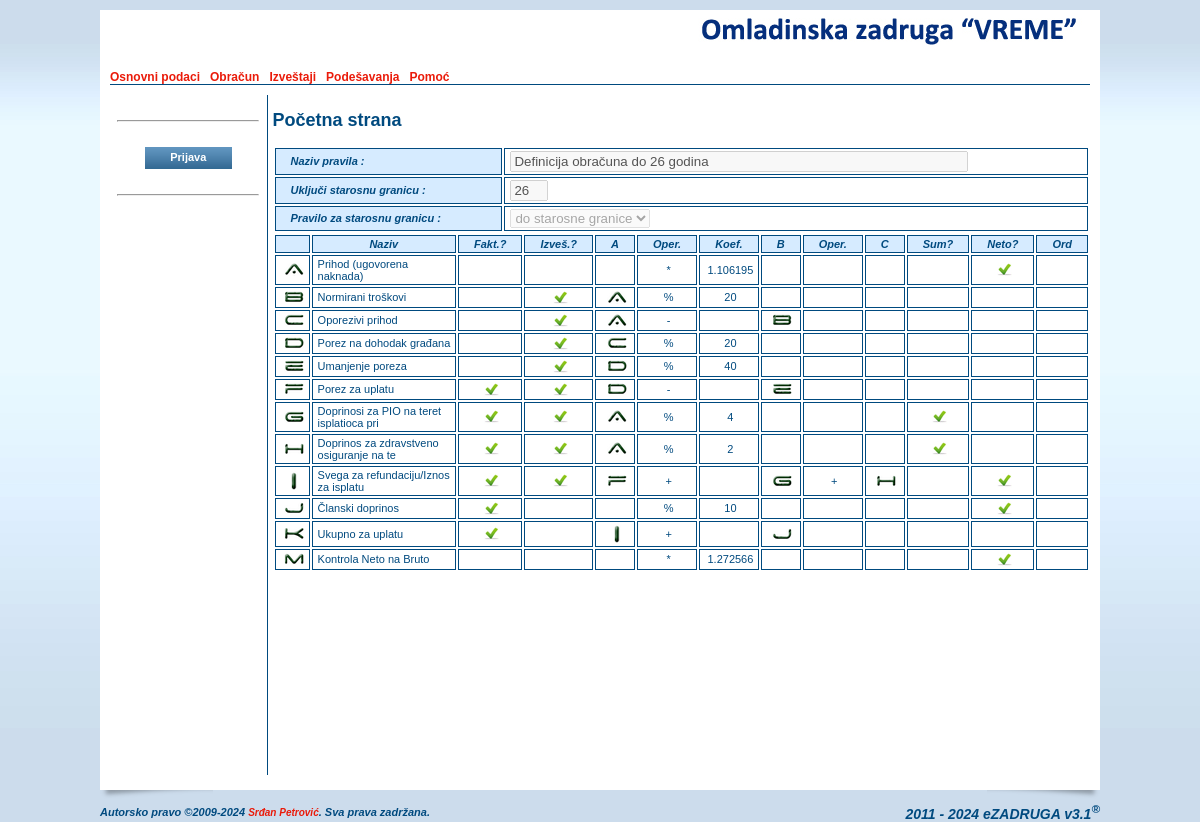
Screenshot of /parametarpregled.php?id=1 with the database file from the repository.
### tables this page shows
CREATE TABLE IF NOT EXISTS `oszcooperative` (
  `ID` smallint(6) NOT NULL AUTO_INCREMENT,
  `name` varchar(255) NOT NULL,
  `short` varchar(50) NOT NULL,
  `shortest` varchar(25) NOT NULL,
  `address` varchar(255) DEFAULT NULL,
  `IDPlace` smallint(6) DEFAULT NULL,
  `phone` varchar(20) DEFAULT NULL,
  `mobile` varchar(20) DEFAULT NULL,
  `fax` varchar(20) DEFAULT NULL,
  `email` varchar(255) DEFAULT NULL,
  `url` varchar(255) DEFAULT NULL,
  `account` varchar(255) DEFAULT NULL,
  `reference` varchar(255) NOT NULL,
  `pib` varchar(20) DEFAULT NULL,
  `idnumber` varchar(20) DEFAULT NULL,
  `activity` varchar(20) NOT NULL,
  `currentyear` varchar(4) NOT NULL,
  `contracthours` tinyint(4) NOT NULL DEFAULT '0',
  `memberhours` tinyint(4) NOT NULL DEFAULT '0',
  `headimage` varchar(255) DEFAULT NULL,
  `pdfimage` varchar(255) DEFAULT NULL,
  PRIMARY KEY (`ID`),
  KEY `name` (`name`),
  KEY `IDPlace` (`IDPlace`)
);

CREATE TABLE IF NOT EXISTS `oszmenu` (
  `ID` smallint(6) NOT NULL AUTO_INCREMENT,
  `title` varchar(70) NOT NULL,
  `link` varchar(255) NOT NULL,
  `root` smallint(6) NOT NULL DEFAULT '0',
  `sort` tinyint(4) DEFAULT NULL,
  `sub_item` tinyint(4) NOT NULL DEFAULT '-1',
  `show_admin` tinyint(4) NOT NULL DEFAULT '0',
  PRIMARY KEY (`ID`),
  KEY `title` (`title`),
  KEY `root` (`root`),
  KEY `link` (`link`)
);

CREATE TABLE IF NOT EXISTS `oszinvoicerule` (
  `ID` int(11) NOT NULL AUTO_INCREMENT,
  `name` varchar(255) NOT NULL,
  `age` tinyint(4) NOT NULL,
  `agerule` varchar(2) NOT NULL,
  PRIMARY KEY (`ID`)
);

CREATE TABLE IF NOT EXISTS `oszinvoiceruledef` (
  `ID` int(11) NOT NULL AUTO_INCREMENT,
  `IDInvoiceRule` int(11) NOT NULL,
  `name` varchar(255) NOT NULL,
  `sort` tinyint(4) NOT NULL DEFAULT '0',
  `invoice` tinyint(4) NOT NULL DEFAULT '0',
  `report` tinyint(4) NOT NULL DEFAULT '0',
  `operator` varchar(1) NOT NULL,
  `input` int(11) NOT NULL DEFAULT '0',
  `inputVal` double NOT NULL DEFAULT '0',
  `inputY` int(11) NOT NULL DEFAULT '0',
  `operatorY` varchar(1) NOT NULL,
  `inputZ` int(11) NOT NULL DEFAULT '0',
  `contributesum` tinyint(4) NOT NULL DEFAULT '0',
  `inputnet` tinyint(4) NOT NULL DEFAULT '0',
  `control` tinyint(4) NOT NULL DEFAULT '0',
  PRIMARY KEY (`ID`),
  KEY `IDInvoiceRule` (`IDInvoiceRule`)
);

### include/c_session.php (called while the page is built, shortened)
<?php
class c_Session {
  public function _getTimeScale() {
    if (isset($_SESSION['_OSZ_TimeScale']))
      return (int) $_SESSION['_OSZ_TimeScale'];
    else {
      $query = mysql_query("SELECT * FROM OSZCooperative") or die(mysql_error());
      return (int) $_SESSION['_OSZ_TimeScale'];
    }
  }
}
?>

### parametarpregled.php (the view, shortened to what this page needs)
<?php
include_once('./header.php');
$id             = 0;
$name           = '';
$age            = 0;
$agerule        = '';
if (isset($_GET["id"])) $id = (int)$_GET["id"];
if ($id > 0) {
  $query = mysql_query(sprintf("SELECT * FROM oszinvoicerule WHERE ID=%d",$id)) or die(mysql_error());
  $res = mysql_fetch_array($query);
  if (isset($res["ID"])) {
    $name     = $res["name"];
    $age      = $res["age"];
    $agerule  = $res["agerule"];
  }
}
?>
              <h2><?=$GLOBALS["sectiontitle"];?></h2>
              <form name="frmEdit" method="POST" action="./parametarunos.php">
              <table cellpadding="2" cellspacing="2" border="0" class="table_edit" width="100%">
                <tr>
                  <th>Naziv pravila : </th>
                  <td><input type="text" name="name" id="name" value="<?=$name?>" maxlength="255" style="width:450px;" disabled="disabled" /></td>
                </tr>
                <tr>
                  <th>Uključi starosnu granicu : </th>
                  <td><input type="text" name="age" id="age" value="<?=$age?>" maxlength="5" style="width:30px;" disabled="disabled" /></td>
                </tr>
                <tr>
                  <th>Pravilo za starosnu granicu : </th>
                  <td>
                    <select name="agerule" id="agerule" disabled="disabled">
<? foreach($GLOBALS["invoicerule"] as $key => $value) { $selected = ""; if ($key == $agerule) $selected = "selected"; ?>
                      <option value="<?=$key;?>" <?=$selected;?>><?=$value;?></option>
<? } ?>
                    </select>
                  </td>
                </tr>
              </table>
              </form>
<?
if ($id > 0) {
  $query = mysql_query(sprintf("SELECT * FROM oszinvoiceruledef WHERE IDInvoiceRule=%d ORDER BY sort", $id)) or die(mysql_error());
  $_Invoiceruledef = array();
  $affected = mysql_num_rows($query);
  $i = 1;
  while ($res = mysql_fetch_array($query)) {
    $_Invoiceruledef[$res["ID"]] = array (
      "name"          => $res["name"],
      "sort"          => $res["sort"],
      "invoice"       => $res["invoice"],
      "report"        => $res["report"],
      "operator"      => $res["operator"],
      "input"         => $res["input"],
      "inputVal"      => $res["inputVal"],
      "inputY"        => $res["inputY"],
      "operatorY"     => $res["operatorY"],
      "inputZ"        => $res["inputZ"],
      "contributesum" => $res["contributesum"],
      "inputnet"      => $res["inputnet"],
      "image"         => "./images/signs/letther_".$i."_resize.png"
    );
    $i++;
  }
  if ($affected > 0) {
?>
              <table cellpadding="2" cellspacing="2" border="0" class="table_browse" width="100%">
                <tr>
                  <th>&nbsp;</th>
                  <th>Naziv</th>
                  <th>Fakt.?</th>
                  <th>Izveš.?</th>
                  <th>A</th>
                  <th>Oper.</th>
                  <th>Koef.</th>
                  <th>B</th>
                  <th>Oper.</th>
                  <th>C</th>
                  <th>Sum?</th>
                  <th>Neto?</th>
                  <th>Ord</th>
                </tr>
<? $started = true; $current = 0; foreach ($_Invoiceruledef AS $key => $res) { $current++; ?>
                <tr>
                  <td align="center" valign="middle"><img src="<?=$res["image"];?>" alt="<?=$res["name"];?>" title="<?=$res["name"];?>" /></td>
                  <td><?=substr($res["name"], 0, 40);?></td>
                  <td align="center" valign="middle"><? if ($res["invoice"]) { ?> <img src="./images/form/att.jpg" /><? } else echo '&nbsp;'; ?></td>
                  <td align="center" valign="middle"><? if ($res["report"]) { ?> <img src="./images/form/att.jpg" /><? } else echo '&nbsp;'; ?></td>
                  <td align="center" valign="middle"><? if ($res["input"] > 0) { ?>
                    <img src="<?=$_Invoiceruledef[$res["input"]]["image"];?>" alt="<?=$_Invoiceruledef[$res["input"]]["name"];?>" title="<?=$_Invoiceruledef[$res["input"]]["name"];?>"/>
                    <? } else echo '&nbsp;'; ?></td>
                  <td align="center" valign="middle"><?if (strlen(trim($res["operator"])) > 0) echo $res["operator"]; else echo '&nbsp;'; ?></td>
                  <td align="center" valign="middle"><?if ($res["inputVal"] > 0) echo $res["inputVal"]; else echo '&nbsp;'; ?></td>
                  <td align="center" valign="middle"><? if ($res["inputY"] > 0) { ?>
                    <img src="<?=$_Invoiceruledef[$res["inputY"]]["image"];?>" alt="<?=$_Invoiceruledef[$res["inputY"]]["name"];?>" title="<?=$_Invoiceruledef[$res["inputY"]]["name"];?>"/>
                    <? } else echo '&nbsp;'; ?></td>
                  <td align="center" valign="middle"><?if ($res["operatorY"] != "") echo $res["operatorY"]; else echo '&nbsp;'; ?></td>
                  <td align="center" valign="middle"d><? if ($res["inputZ"] > 0) { ?>
                    <img src="<?=$_Invoiceruledef[$res["inputZ"]]["image"];?>" alt="<?=$_Invoiceruledef[$res["inputZ"]]["name"];?>" title="<?=$_Invoiceruledef[$res["inputZ"]]["name"];?>"/>
                    <? } else echo '&nbsp;'; ?></td>
                  <td align="center" valign="middle"><? if ($res["contributesum"]) { ?> <img src="./images/form/att.jpg" /><? } else echo '&nbsp;'; ?> </td>
                  <td align="center" valign="middle"><? if ($res["inputnet"]) { ?> <img src="./images/form/att.jpg" /><? } else echo '&nbsp;'; ?> </td>
                  <td align="center" valign="middle">
                  </td>
                </tr>
<? } ?>
              </table>
<?
  }
} ?>
<?php
include_once('./footer.php');
?>

### header.php (shortened to what this page needs)
<?php
require_once('./include/c_session.php');
require_once('./lang/sr.php');
if (!isset($_session))
{
  $_session = new c_Session;
}
$_esettings = $_session->_getSettings();
if (count($_esettings) == 0) {
  $query = mysql_query("select * from esettings where ID > 0 LIMIT 1") or die(mysql_error());
  $_esettings = mysql_fetch_array($query);
}
$_oszcooperative = $_session->_getCooperative();
if (count($_oszcooperative) == 0) {
  $query = mysql_query("select * from oszcooperative where ID > 0 LIMIT 1") or die(mysql_error());
  $_oszcooperative = mysql_fetch_array($query);
}
$_timescale   = $_session->_getTimeScale();
$_menu   = array();
$_root   = 0;
$_father = 0;
$query = mysql_query("SELECT * FROM oszmenu ORDER BY root, sort") or die(mysql_error());
while ($res = mysql_fetch_array($query)) {
  if ($res['root'] > 0) {
    foreach($_menu[0] as $key => $menu) {
      if ($key == $res['root']) {
        $_menu[0][$key]['submenu'][$res['ID']] = array(
        "ID"        => $res['ID'],
        "title"     => $res['title'],
        "link"      => $res['link'],
        "root"      => $res['root'],
        "sort"      => $res['sort'],
        "sub_item"  => $res['sub_item'],
        "show_admin"=> $res['show_admin']
        );
      }
    }
  } else {
    $_menu[0][$res['ID']] = array(
      "ID"    => $res['ID'],
      "title" => $res['title'],
      "link"  => $res['link'],
      "root"  => $res['root'],
      "sort"      => $res['sort'],
      "sub_item"  => $res['sub_item'],
      "show_admin"=> $res['show_admin']
    );
  }
}
?>
<!DOCTYPE html PUBLIC "-//W3C//DTD XHTML 1.0 Transitional//EN" "http://www.w3.org/TR/xhtml1/DTD/xhtml1-transitional.dtd">
<html xmlns="http://www.w3.org/1999/xhtml" >
  <head>
    <link href="./css/style.css" rel="stylesheet" type="text/css">
    <link href="./css/calendar.css" rel="stylesheet" type="text/css">
  </head>
<?php
if (isset($preload_image) && is_array($preload_image)) {
  $strOnLoad = "javascript:MM_preloadImages(";
  $start = true;
  foreach($preload_image as $_image) {
    if ($start)
    {
      $start = false;
      $strOnLoad .= "'". $_image."'";
    } else $strOnLoad .= ",'". $_image."'";
  }
?>
  <body OnLoad="<?=$strOnLoad;?>">
<?php
} else {
?>
  <body>
<?php
}
?>
    <div class="main_content_location" align="center" valign="top">
      <table cellpadding="0" cellspacing="0" border="0">
        <tr>
          <td colspan="2" valign="top">
            <table cellpadding="0" cellspacing="0" border="0" class="content_all">
              <tr>
                <td class="content_all_left"><img src="./images/1px.gif" /></td>
                <td class="content_main" valign="top">
                    <table cellpadding="0" cellspacing="0" border="0" class="content_main">
                      <tr>
                        <td>
                          <table cellpadding="0" cellspacing="0" border="0" class="header">
                            <tr>
                              <td align="left" class="header_left">
                              </td>
                              <td align="right" valign="top" class="header_right">
                                <a href="./index.php">
<?php if (isset($_esettings["custom_head"]) && $_esettings["custom_head"] && isset($_oszcooperative["headimage"]) && file_exists($_oszcooperative["headimage"])) { ?>
                                  <img src="<?=$_oszcooperative["headimage"];?>" alt="<?=$_LANG["sr"]["MAIN_IMAGE_ALT"];?>" title="<?=$_LANG["sr"]["MAIN_IMAGE_ALT"];?>" />
<?php } else { ?>
                                  <img src="./images/ezadruga_logo.png" alt="<?=$_LANG["sr"]["MAIN_IMAGE_ALT"];?>" title="<?=$_LANG["sr"]["MAIN_IMAGE_ALT"];?>" />
<?php } ?>
                                </a>
                              </td>
                            </tr>
                            <tr>
                              <td class="main_menu" colspan="2">
<?
  foreach ($_menu[0] as $key => $menu) {
    if (intval($menu["sort"]) > 0) {
      if ($key == $_father || $key == $_root){
        if ($_menu[0][$key]["show_admin"] && $GLOBALS["admin"]) {
?>
                                <a href="./<?=$_menu[0][$key]["link"];?>" class="main_menu_selected"><?=$_menu[0][$key]["title"];?></a> &nbsp;
<?
        } else {
?>
                                <a href="./<?=$_menu[0][$key]["link"];?>" class="main_menu_selected"><?=$_menu[0][$key]["title"];?></a> &nbsp;
<?
        }
      } else {
        if ($_menu[0][$key]["show_admin"] && $GLOBALS["admin"]) {
?>
                                <a href="./<?=$_menu[0][$key]["link"];?>"><?=$_menu[0][$key]["title"];?></a> &nbsp;
<?
        } else {
?>
                                <a href="./<?=$_menu[0][$key]["link"];?>"><?=$_menu[0][$key]["title"];?></a> &nbsp;
<?
        }
      }
    }
  }
?>
                              </td>
                          </table>
                        </td>
                      </tr>
                      <tr>
                        <td valign="top">
                          <table cellpadding="0" cellspacing="0" border="0" class="main_content">
                            <tr>
                              <td class="left_menu" valign="top">
                                <hr style="margin-top:25px;margin-bottom:25px;width:140px;"/>
                                <div align="center">
<?php if (!$GLOBALS["admin"]) { ?>
                                  <form name="frmLogin" action="./login.php" method="POST">
                                    <input type="submit" name="login" id="login" class="btn" value=" &nbsp; &nbsp; Prijava &nbsp; &nbsp; " />
                                  </form>
<?php } ?>
                                </div>
                                <hr style="margin-top:25px;width:140px;" />
                              </td>
                              <td style="width:830px;padding-left:5px;" valign="top">

### css/style.css (style rules this page uses)
body { margin: 0px; padding: 0px; background-color:#ccdcec; background-image:url(bg.jpg); background-repeat:repeat-x; font-family:Arial, Tahoma, Georgia; font-size:12px; color:#004A7F; }
a { font-size:12px; color:#ea1b0a; text-decoration:none; font-weight: bold; }
table { text-align: left; font-size:12px; }
img { border-top: 0px none; border-left: 0px none; border-right: 0px none; border-bottom: 0px none; }
.header { width: 980px; height: 60px; }
.header_left { width: 390px; height: 60px; }
.header_right { width: 590px; height: 60px; }
.main_content_location { padding-top: 10px; }
.content_all { margin: 0px; padding: 0px; background-color:#FFFFFF; width:1000px; }
.content_all_left { background-color:#FFFFFF; width:10px; }
.content_main { width: 980px; background-color:#FFFFFF; font-size:12px; }
.main_content { width: 980px; height:680px; background-color:#FFFFFF; font-size:12px; margin-top:10px; }
.main_menu { border-bottom: 1px solid #004A7F; }
.left_menu { width:160px; border-right: 1px solid #004A7F; }
.table_browse { font-size:11px; }
.table_browse th { font-weight: bold; text-align: left; font-style: italic; background-color: #D6EBFF; border-top: 1px solid #004A7F; border-left: 1px solid #004A7F; border-right: 1px solid #004A7F; border-bottom: 1px solid #004A7F; }
.table_browse td { border-top: 1px solid #004A7F; border-left: 1px solid #004A7F; border-right: 1px solid #004A7F; border-bottom: 1px solid #004A7F; padding-left: 5px; }
.table_edit { font-size:11px; }
.table_edit th { font-weight: bold; font-style: italic; background-color: #D6EBFF; border-top: 1px solid #004A7F; border-left: 1px solid #004A7F; border-right: 1px solid #004A7F; border-bottom: 1px solid #004A7F; padding-left: 15px; padding-right: 15px; }
.table_edit td { border-top: 1px solid #004A7F; border-left: 1px solid #004A7F; border-right: 1px solid #004A7F; border-bottom: 1px solid #004A7F; padding-left: 5px; }
.table_browse th { font-weight: bold; font-style: italic; text-align: center; background-color: #D6EBFF; border-top: 1px solid #004A7F; border-left: 1px solid #004A7F; border-right: 1px solid #004A7F; border-bottom: 1px solid #004A7F; padding-left: 15px; padding-right: 15px; }
.btn { height:22px; border:none; background-color:#004A7F; background-image:url(btn.jpg); background-repeat:repeat-x; color:#FFFFFF; font-size:11px; cursor:pointer; font-weight:bold; padding:0px 10px 2px 10px; }

### rows the page displays
oszcooperative: headimage (picture)
oszmenu: title "Osnovni podaci"
oszmenu: title "Obračun"
oszmenu: title "Izveštaji"
oszmenu: title "Podešavanja"
oszmenu: title "Pomoć"
oszinvoicerule: name "Definicija obračuna do 26 godina", age "26"
oszinvoiceruledef: shows a picture, name "Prihod (ugovorena naknada)", operator "*", inputVal "1.106195", inputnet 1 (drawn)
oszinvoiceruledef: shows a picture, name "Normirani troškovi", report 1 (drawn), operator "%", inputVal "20"
oszinvoiceruledef: shows a picture, name "Oporezivi prihod", report 1 (drawn), operator "-"
oszinvoiceruledef: shows a picture, name "Porez na dohodak građana", report 1 (drawn), operator "%", inputVal "20"
oszinvoiceruledef: shows a picture, name "Umanjenje poreza", report 1 (drawn), operator "%", inputVal "40"
oszinvoiceruledef: shows a picture, name "Porez za uplatu", invoice 1 (drawn), report 1 (drawn), operator "-"
oszinvoiceruledef: shows a picture, name "Doprinosi za PIO na teret isplatioca pri", invoice 1 (drawn), report 1 (drawn), operator "%", inputVal "4", contributesum 1 (drawn)
oszinvoiceruledef: shows a picture, name "Doprinos za zdravstveno osiguranje na te", invoice 1 (drawn), report 1 (drawn), operator "%", inputVal "2", contributesum 1 (drawn)
oszinvoiceruledef: shows a picture, name "Svega za refundaciju/Iznos za isplatu", invoice 1 (drawn), report 1 (drawn), operator "+", operatorY "+", inputnet 1 (drawn)
oszinvoiceruledef: shows a picture, name "Članski doprinos", invoice 1 (drawn), operator "%", inputVal "10", inputnet 1 (drawn)
oszinvoiceruledef: shows a picture, name "Ukupno za uplatu", invoice 1 (drawn), operator "+"
oszinvoiceruledef: shows a picture, name "Kontrola Neto na Bruto", operator "*", inputVal "1.272566", inputnet 1 (drawn)

### other values shown
$GLOBALS["sectiontitle"] "Početna strana"
$GLOBALS["version"] "3.1"
form field agerule "do starosne granice"
